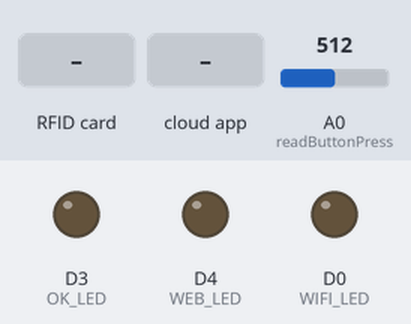
Bench run of a sketch on a simulated ESP8266 (NodeMCU). On the bench: output pins drawn as LEDs (lit = HIGH). The inputs (shaded band) are chosen by the test bench; at power-on: A0 (readButtonPress) = 512. WiFi joins after 1.5 s; servers stay silent unless stated; the Firebase database answers and starts empty; what the sketch prints to the serial monitor is not drawn.

Above: at 2.9 s.
3.0 s: RFID card 5E 7A 19 C4 held to the reader
At 4.2 s:
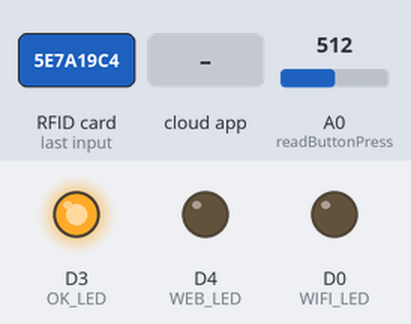
4.7 s: the phone or cloud app sets web_switch to 1
At 7.1 s:
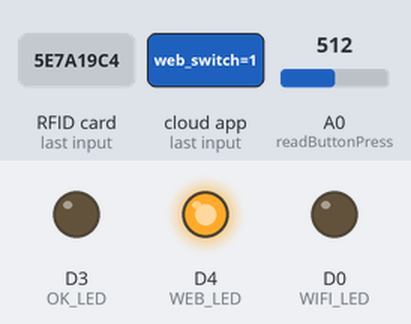
7.5 s: the phone or cloud app sets web_switch to 0
At 9.3 s:
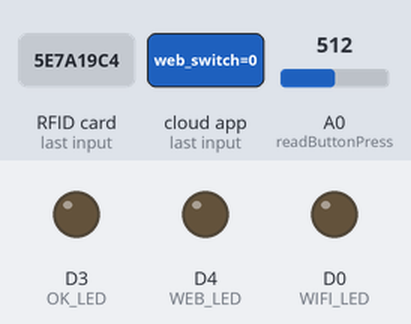
Timing chart, 0 to 10.8 s (numbered marks = the images above; inputs shaded):
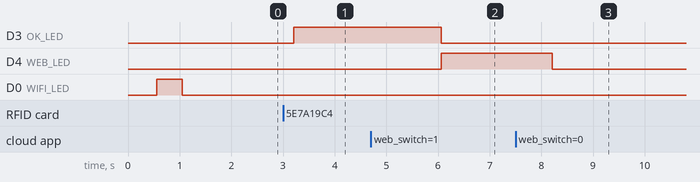

Measured:
- after the input at 3.0 s, D3 (OK_LED): LOW → HIGH after 0.21 s
- after the input at 4.7 s, D3 (OK_LED): HIGH → LOW after 1.4 s; D4 (WEB_LED): LOW → HIGH after 1.4 s
- after the input at 7.5 s, D4 (WEB_LED): HIGH → LOW after 0.71 s

The sketch:

RFID_combined.ino
```cpp
/*
 NodeMCU DEVKIT v1.0
 setup():
  Connect to LAN and get an IP address
  Connect to Firebase Realtime Database
 loop():
  Push luminosity value just digitalized
  Make LED blink once
  Wait for a delay before looping
*/


int sensorValue;                    // 10-bit equivalent value of analog signal

#include <ESP8266WiFi.h>
#include <FirebaseArduino.h>
#include <SPI.h>
#include <MFRC522.h>

int statuss = 0;
int out = 0;

#define SS_PIN 5  //D2
#define RST_PIN 4 //D1

#define WIFI_LED    D0  //GREEN
#define OK_LED      D3 //RED;
#define WEB_LED   D4  //YELLOW
#define BUTTON A0


#define WIFI_SSID "SLT-ADSL-17022"
#define WIFI_PASSWORD "ran2280252"

#define FIREBASE_HOST "esp-firebase-f918a.firebaseio.com"
#define FIREBASE_AUTH "eOF2m8Gywp0bVo0kNCpL9h5GWOnwu68zBe0VN9LA" // secret (40 chars)
#define DEVICE "device1" // Firebase Realtime Database node to store measures
#define INFO "device1/info" // Firebase Realtime Database node to store measures
#define  WEB_SWITCH "device1/web_switch"
#define  RED_LED "device1/red_led"


#define MEASURE_DELAY_SEC 3


byte ok_status = 0;
int web_status = 0 ;
int press_status = 0 ;
byte failCount = 0;

byte wifi_status = 0;
String content = "";
String id = "";

unsigned long readDelay = 2000;
unsigned long readTimer = 0 ;

MFRC522 mfrc522(SS_PIN, RST_PIN);   // Create MFRC522 instance.


void setup() {
  Serial.begin(115200);


  SPI.begin();      // Initiate  SPI bus
  mfrc522.PCD_Init();   // Initiate MFRC522

  pinMode(WIFI_LED,OUTPUT);
  pinMode(OK_LED,OUTPUT);
  pinMode(WEB_LED,OUTPUT);


  allOff();


  // We start by connecting to a WiFi network
  Serial.println();
  Serial.println();
  Serial.print("Connecting to ");
  Serial.println(WIFI_SSID);

  WiFi.begin(WIFI_SSID, WIFI_PASSWORD);

  while (WiFi.status() != WL_CONNECTED) {
    delay(500);
    Serial.print(".");

    blinkWifi();
  }


  allOff();
  Serial.println("");
  Serial.println("WiFi connected");
  Serial.println("IP address: ");
  Serial.println(WiFi.localIP());

  // Let's connect to Firebase
  Firebase.begin(FIREBASE_HOST, FIREBASE_AUTH);

 firebaseErrorCheck();

  readRedLED();

}

byte green_led = 0;

void loop() {


reconnectWifi();


if(readWebSwitch()){
  WebLEDOn();
  while(readWebSwitch())delay(2000);
  allOff();
  }


if(readCard()){


 green_led = !green_led;
  if(green_led){
    greenLEDOn();
    }
  else{
    allOff();
    }
   setInfo(id);
   saveRedLED();
   while(readCard())delay(1000);
  }

if(readButtonPress()){
   green_led = !green_led;
  if(green_led){
    greenLEDOn();
    }
  else{
    allOff();
    }
   setInfo("button press");
   saveRedLED();

   while(readButtonPress())delay(1000);

  }


delay(200);
}


void reconnectWifi(){

//
//  if (WiFi.status() != WL_CONNECTED){
//
//  allOff();
//
//  while (WiFi.status() != WL_CONNECTED) {
//    delay(500);
//    Serial.print(".");
//
//    blinkWifi();
//  }
//    allOff();
//
//  }
 if (WiFi.status() != WL_CONNECTED){
  Serial.println("wifi disconnected");
  ESP.restart();
 }


  }


void allOff(){


  digitalWrite(WIFI_LED,LOW);
  digitalWrite(OK_LED,LOW);
  digitalWrite(WEB_LED,LOW);

  }

void allOn(){


  digitalWrite(WIFI_LED,HIGH);
  digitalWrite(OK_LED,HIGH);
  digitalWrite(WEB_LED,HIGH);

  }

void WebLEDOn(){


  digitalWrite(WIFI_LED,LOW);
  digitalWrite(OK_LED,LOW);
  digitalWrite(WEB_LED,HIGH);

  }

void greenLEDOn(){


  digitalWrite(WIFI_LED,LOW);
  digitalWrite(OK_LED,HIGH);
  digitalWrite(WEB_LED,LOW);

  }

 void redLEDOn(){


  digitalWrite(WIFI_LED,HIGH);
  digitalWrite(OK_LED,LOW);
  digitalWrite(WEB_LED,LOW);

  }

void blinkWifi(){
    wifi_status = !wifi_status;
  digitalWrite(WIFI_LED,wifi_status);
  }

boolean readWebSwitch(){

if(readTimer > millis()) return web_status?true:false;

   readTimer = millis() + readDelay;
//   Serial.println("millis ok");
   web_status = Firebase.getInt(WEB_SWITCH);
  // handle error
  // firebaseErrorCheck();
  byte  failed = 0;
      Serial.println(Firebase.failed());


  if (failed && failCount > 3){
//      allOn();
      Serial.print("setting /message failed:");
      Serial.println(Firebase.error());
      ESP.restart();
  }
  else if(failed && failCount < 3){
         failCount++;
         Serial.println("firebase failing");
    }
  else{
     failCount = 0;
    }

//   Serial.println(web_status);
   return web_status?true:false;
    }

boolean readButtonPress(){

if(analogRead(A0)>600){
  press_status = 1 ;

}
else{
  press_status = 0 ;

  }
  return press_status?true:false;
}


void readRedLED(){
     green_led = Firebase.getInt(RED_LED);

     if(green_led){
      greenLEDOn();
      }

      else{
            allOff();
        }

    firebaseErrorCheck();
  }

void saveRedLED(){
   Firebase.setInt(RED_LED,green_led);
   firebaseErrorCheck();
  }

void  setInfo(String infor){

    Firebase.setString(INFO, infor);
    firebaseErrorCheck();
}

void firebaseErrorCheck(){
  if (!Firebase.failed())return;
//      allOn();
      Serial.print("setting /message failed:");
      Serial.println(Firebase.error());
      delay(1000);
      ESP.restart();

}


boolean readCard() {
  if ( ! mfrc522.PICC_IsNewCardPresent())
  {
    return false;
  }
  // Select one of the cards
  if ( ! mfrc522.PICC_ReadCardSerial())
  {
    return false;
  }

  content = "";
  id = "";
              byte letter;
              for (byte i = 0; i < mfrc522.uid.size; i++)
              {
              content.concat(String(mfrc522.uid.uidByte[i] < 0x10 ? " 0" : " "));
              content.concat(String(mfrc522.uid.uidByte[i], HEX));
            }

              id = content.substring(1);

              Serial.println(id);
               return true;
            }
```
